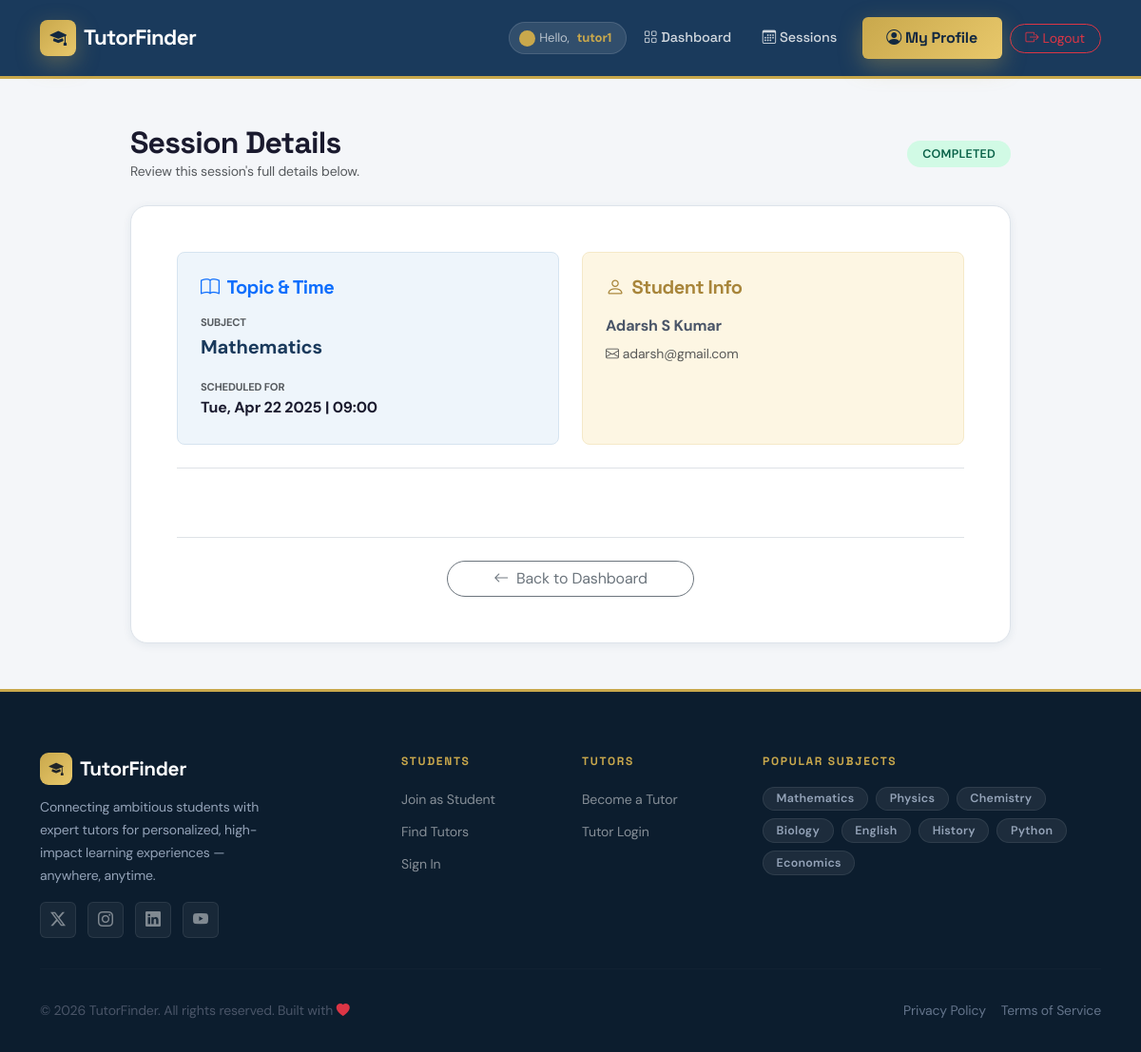
Page /session/14/ (signed in) on the committed database.
### users/models.py (models this page shows, shortened)
class User(AbstractUser):
    ROLE_CHOICES = (
        ('student', 'Student'),
        ('tutor', 'Tutor'),
    )
    role = models.CharField(max_length=10, choices=ROLE_CHOICES)

class Session(models.Model):
    STATUS_CHOICES = [
        ("pending", "Pending"),
        ("approved", "Approved"),
        ("completed", "Completed"),
    ]
    student = models.ForeignKey(StudentProfile, on_delete=models.CASCADE)
    tutor = models.ForeignKey(TutorProfile, on_delete=models.CASCADE)
    subject = models.ForeignKey(Subject, on_delete=models.CASCADE)
    scheduled_time = models.DateTimeField()
    end_time = models.DateTimeField()
    status = models.CharField(max_length=20, choices=STATUS_CHOICES, default="pending")
    meeting_link = models.URLField(blank=True, null=True)

class Subject(models.Model):
    name = models.CharField(max_length=100, unique=True)

class StudentProfile(models.Model):
    user = models.OneToOneField(User, on_delete=models.CASCADE)
    connected_tutors = models.ManyToManyField("TutorProfile", related_name="connected_students", blank=True, default="")
    full_name = models.CharField(max_length=255, default="Unknown")
    phone_number = models.CharField(max_length=15, blank=True, null=True)
    profile_picture = models.ImageField(upload_to='profile_pics/students/', blank=True, null=True)
    subjects_interested = models.ManyToManyField(Subject, related_name="interested_students")
    age = models.IntegerField(default=0)
    location = models.CharField(max_length=255, blank=True, null=True)
    address = models.TextField(default='')
    bio = models.TextField(blank=True, null=True)
    date_of_birth = models.DateField(null=True, blank=True)
    latitude = models.FloatField(null=True, blank=True)
    longitude = models.FloatField(null=True, blank=True)

### users/views.py (the view)
# urls.py: path('session/<int:session_id>/', views.session_details, name='session_details'),
@login_required
def session_details(request, session_id):
    session = get_object_or_404(Session, id=session_id)
    if request.user not in [session.student.user, session.tutor.user]:
        messages.error(request, "You are not authorized to view this session.")
        return redirect("dashboard_redirect")
    is_tutor = request.user.is_authenticated and hasattr(request.user, 'tutorprofile') and request.user.tutorprofile == session.tutor
    if is_tutor and request.method == "POST":
        meeting_link = request.POST.get("meeting_link")
        session.meeting_link = meeting_link
        session.save()
        return redirect("session_details", session_id=session.id)
    return render(request, "users/session_details.html", {"session": session, "is_tutor": is_tutor})

### users/context_processors.py (called while the page is built)
def tutor_profile_processor(request):
    if request.user.is_authenticated and hasattr(request.user, 'tutorprofile'):
        return {'profile': request.user.tutorprofile}
    return {}

### templates/users/session_details.html (shortened to what this page needs)
{% extends "base.html" %}
{% block content %}
<div class="container py-5">
    <div class="row justify-content-center">
        <div class="col-lg-10">
            <div class="d-flex justify-content-between align-items-center mb-4">
                <div>
                    <h2 class="fw-bold mb-0">Session Details</h2>
                    <p class="text-muted small mb-0">Review this session's full details below.</p>
                </div>
                {% if session.status == 'completed' %}<span class="badge badge-custom badge-success-soft px-3 py-2">COMPLETED</span>{% elif session.status == 'approved' %}<span class="badge badge-custom badge-primary-soft px-3 py-2">APPROVED</span>{% else %}<span class="badge badge-custom badge-warning-soft px-3 py-2">PENDING</span>{% endif %}
            </div>
            <div class="custom-card p-4 p-md-5">
                <div class="row g-4 mb-4">
                    <div class="col-md-6">
                        <div class="p-4 rounded-3 h-100" style="background:var(--primary-xlight);border:1px solid var(--primary-light);">
                            <h5 class="fw-bold mb-3 text-primary"><i class="bi bi-book me-2"></i>Topic &amp; Time</h5>
                            <div class="mb-3">
                                <small class="text-muted d-block text-uppercase fw-bold" style="font-size:.7rem;">Subject</small>
                                <span class="fs-5 fw-bold" style="color:var(--primary);">{{ session.subject.name }}</span>
                            </div>
                            <div>
                                <small class="text-muted d-block text-uppercase fw-bold" style="font-size:.7rem;">Scheduled For</small>
                                <span class="fw-bold">{{ session.scheduled_time|date:"D, M d Y | H:i" }}</span>
                            </div>
                        </div>
                    </div>
                    <div class="col-md-6">
                        <div class="p-4 rounded-3 h-100" style="background:var(--accent-xlight);border:1px solid var(--accent-light);">
                            <h5 class="fw-bold mb-3" style="color:var(--accent-dark);">
                                <i class="bi bi-person me-2"></i>{% if is_tutor %}Student{% else %}Tutor{% endif %} Info
                            </h5>
                            <p class="fw-bold mb-1">{% if is_tutor %}{{ session.student.full_name }}{% else %}{{ session.tutor.full_name }}{% endif %}</p>
                            <p class="text-muted small mb-0"><i class="bi bi-envelope me-1"></i>{% if is_tutor %}{{ session.student.user.email }}{% else %}{{ session.tutor.user.email }}{% endif %}</p>
                        </div>
                    </div>
                </div>
                {% if session.status == "completed" %}
                <div class="border-top pt-4 mt-2">
                </div>
                {% endif %}
                <div class="mt-5 pt-4 border-top text-center">
                    <a href="{% if is_tutor %}{% url 'tutor_dashboard' %}{% else %}{% url 'student_dashboard' %}{% endif %}" class="btn btn-outline-secondary px-5 rounded-pill"><i class="bi bi-arrow-left me-2"></i>Back to Dashboard</a>
                </div>
            </div>
        </div>
    </div>
</div>
{% endblock %}

### templates/base.html (shortened to what this page needs)
{% load static %}
<!DOCTYPE html>
<html lang="en">
<head>
    <link href="https://cdn.jsdelivr.net/npm/bootstrap@5.3.0/dist/css/bootstrap.min.css" rel="stylesheet">
    <link rel="stylesheet" href="https://cdn.jsdelivr.net/npm/bootstrap-icons@1.11.3/font/bootstrap-icons.min.css">
    <link rel="stylesheet" href="https://unpkg.com/aos@2.3.4/dist/aos.css">
    <link rel="stylesheet" href="{% static 'css/style.css' %}">
</head>
<body>
    <nav class="navbar navbar-expand-lg sticky-top" id="mainNav">
        <div class="container">
            <a class="navbar-brand" href="{% url 'home' %}">
                <span class="brand-icon">
                    <i class="bi bi-mortarboard-fill"></i>
                </span>
                TutorFinder
            </a>
            <div class="collapse navbar-collapse" id="navbarNav">
                <ul class="navbar-nav ms-auto align-items-center gap-1">
                    {% if user.is_authenticated %}
                    <li class="nav-item">
                        <span class="nav-user-greeting d-flex align-items-center gap-2">
                            <span class="live-dot"></span>
                            Hello, <strong>{{ user.username }}</strong>
                        </span>
                    </li>
                    {% if request.user.role == 'tutor' %}
                    <li class="nav-item">
                        <a class="nav-link" href="{% url 'tutor_dashboard' %}">
                            <i class="bi bi-grid me-1"></i>Dashboard
                        </a>
                    </li>
                    <li class="nav-item">
                        <a class="nav-link" href="{% url 'tutor_sessions' %}">
                            <i class="bi bi-calendar3 me-1"></i>Sessions
                        </a>
                    </li>
                    <li class="nav-item ms-2">
                        <a class="btn btn-primary-custom" href="{% url 'tutor_profile' %}">
                            <i class="bi bi-person-circle me-1"></i>My Profile
                        </a>
                    </li>
                    {% endif %}
                    <li class="nav-item ms-1">
                        <form action="{% url 'logout' %}" method="post" class="d-inline">
                            <button type="submit" class="btn btn-sm btn-outline-danger rounded-pill px-3">
                                <i class="bi bi-box-arrow-right me-1"></i>Logout
                            </button>
                        </form>
                    </li>
                    {% endif %}
                </ul>
            </div>
        </div>
    </nav>
    <main class="main-content" id="main-content">
        {% block content %}{% endblock %}
    </main>
    <footer class="footer">
        <div class="container">
            <div class="row g-4">
                <div class="col-lg-4 col-md-6">
                    <div class="footer-brand">
                        <span
                            style="background:var(--grad-accent);width:34px;height:34px;border-radius:9px;display:inline-flex;align-items:center;justify-content:center;">
                            <i class="bi bi-mortarboard-fill text-dark" style="font-size:.95rem;"></i>
                        </span>
                        TutorFinder
                    </div>
                    <p class="small" style="color:#94a3b8;line-height:1.7;max-width:260px;">
                        Connecting ambitious students with expert tutors for personalized, high-impact learning
                        experiences — anywhere, anytime.
                    </p>
                    <div class="social-links mt-3">
                        <a href="#" class="social-link" title="Twitter"><i class="bi bi-twitter-x"></i></a>
                        <a href="#" class="social-link" title="Instagram"><i class="bi bi-instagram"></i></a>
                        <a href="#" class="social-link" title="LinkedIn"><i class="bi bi-linkedin"></i></a>
                        <a href="#" class="social-link" title="YouTube"><i class="bi bi-youtube"></i></a>
                    </div>
                </div>
                <div class="col-lg-2 col-md-6 col-6">
                    <p class="footer-heading">Students</p>
                    <ul class="footer-links">
                        <li><a href="{% url 'student_register' %}">Join as Student</a></li>
                        <li><a href="{% url 'search_tutors' %}">Find Tutors</a></li>
                        <li><a href="{% url 'login' %}">Sign In</a></li>
                    </ul>
                </div>
                <div class="col-lg-2 col-md-6 col-6">
                    <p class="footer-heading">Tutors</p>
                    <ul class="footer-links">
                        <li><a href="{% url 'tutor_register' %}">Become a Tutor</a></li>
                        <li><a href="{% url 'login' %}">Tutor Login</a></li>
                    </ul>
                </div>
                <div class="col-lg-4 col-md-6">
                    <p class="footer-heading">Popular Subjects</p>
                    <div class="d-flex flex-wrap gap-2">
                        <span class="badge badge-custom"
                            style="background:rgba(255,255,255,.07);color:#94a3b8;border:1px solid rgba(255,255,255,.08);">Mathematics</span>
                        <span class="badge badge-custom"
                            style="background:rgba(255,255,255,.07);color:#94a3b8;border:1px solid rgba(255,255,255,.08);">Physics</span>
                        <span class="badge badge-custom"
                            style="background:rgba(255,255,255,.07);color:#94a3b8;border:1px solid rgba(255,255,255,.08);">Chemistry</span>
                        <span class="badge badge-custom"
                            style="background:rgba(255,255,255,.07);color:#94a3b8;border:1px solid rgba(255,255,255,.08);">Biology</span>
                        <span class="badge badge-custom"
                            style="background:rgba(255,255,255,.07);color:#94a3b8;border:1px solid rgba(255,255,255,.08);">English</span>
                        <span class="badge badge-custom"
                            style="background:rgba(255,255,255,.07);color:#94a3b8;border:1px solid rgba(255,255,255,.08);">History</span>
                        <span class="badge badge-custom"
                            style="background:rgba(255,255,255,.07);color:#94a3b8;border:1px solid rgba(255,255,255,.08);">Python</span>
                        <span class="badge badge-custom"
                            style="background:rgba(255,255,255,.07);color:#94a3b8;border:1px solid rgba(255,255,255,.08);">Economics</span>
                    </div>
                </div>
            </div>
            <hr class="footer-divider">
            <div class="d-flex flex-column flex-md-row justify-content-between align-items-center gap-2 small"
                style="color:#64748b;">
                <p class="mb-0">&copy; 2026 TutorFinder. All rights reserved. Built with <i
                        class="bi bi-heart-fill text-danger"></i></p>
                <div class="d-flex gap-3">
                    <a href="#" style="color:#64748b;" class="transition-all" onmouseover="this.style.color='#10b981'"
                        onmouseout="this.style.color='#64748b'">Privacy Policy</a>
                    <a href="#" style="color:#64748b;" class="transition-all" onmouseover="this.style.color='#10b981'"
                        onmouseout="this.style.color='#64748b'">Terms of Service</a>
                </div>
            </div>
        </div>
    </footer>
</body>
</html>

### rows in the picture
User: username "tutor1"
Session: subject.name "Mathematics", scheduled_time|H "Tue, Apr 22 2025 | 09:00", student.full_name "Adarsh S Kumar", student.user.email "adarsh@gmail.com"
